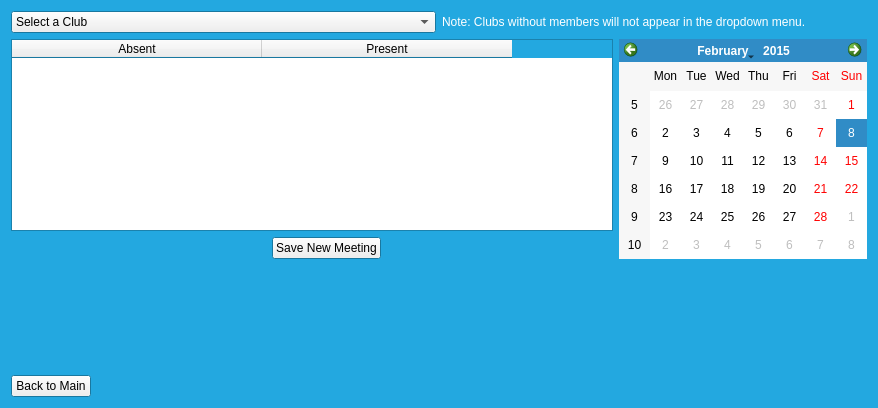
<?xml version="1.0" encoding="UTF-8"?>
<ui version="4.0">
 <class>president_AddNewClubMeeting</class>
 <widget class="QDialog" name="president_AddNewClubMeeting">
  <property name="geometry">
   <rect>
    <x>0</x>
    <y>0</y>
    <width>878</width>
    <height>408</height>
   </rect>
  </property>
  <property name="palette">
   <palette>
    <active>
     <colorrole role="Base">
      <brush brushstyle="SolidPattern">
       <color alpha="255">
        <red>255</red>
        <green>255</green>
        <blue>255</blue>
       </color>
      </brush>
     </colorrole>
     <colorrole role="Window">
      <brush brushstyle="SolidPattern">
       <color alpha="255">
        <red>35</red>
        <green>168</green>
        <blue>224</blue>
       </color>
      </brush>
     </colorrole>
    </active>
    <inactive>
     <colorrole role="Base">
      <brush brushstyle="SolidPattern">
       <color alpha="255">
        <red>255</red>
        <green>255</green>
        <blue>255</blue>
       </color>
      </brush>
     </colorrole>
     <colorrole role="Window">
      <brush brushstyle="SolidPattern">
       <color alpha="255">
        <red>35</red>
        <green>168</green>
        <blue>224</blue>
       </color>
      </brush>
     </colorrole>
    </inactive>
    <disabled>
     <colorrole role="Base">
      <brush brushstyle="SolidPattern">
       <color alpha="255">
        <red>35</red>
        <green>168</green>
        <blue>224</blue>
       </color>
      </brush>
     </colorrole>
     <colorrole role="Window">
      <brush brushstyle="SolidPattern">
       <color alpha="255">
        <red>35</red>
        <green>168</green>
        <blue>224</blue>
       </color>
      </brush>
     </colorrole>
    </disabled>
   </palette>
  </property>
  <property name="windowTitle">
   <string>Haig Network</string>
  </property>
  <layout class="QVBoxLayout" name="verticalLayout_4">
   <item>
    <layout class="QHBoxLayout" name="horizontalLayout_2">
     <item>
      <widget class="QComboBox" name="comboBox_Clubs">
       <item>
        <property name="text">
         <string>Select a Club</string>
        </property>
       </item>
      </widget>
     </item>
     <item>
      <widget class="QLabel" name="label">
       <property name="text">
        <string>&lt;html&gt;&lt;head/&gt;&lt;body&gt;&lt;p&gt;&lt;span style=&quot; color:#ffffff;&quot;&gt;Note: Clubs without members will not appear in the dropdown menu.&lt;/span&gt;&lt;/p&gt;&lt;/body&gt;&lt;/html&gt;</string>
       </property>
      </widget>
     </item>
    </layout>
   </item>
   <item>
    <layout class="QVBoxLayout" name="verticalLayout_3">
     <item>
      <layout class="QHBoxLayout" name="horizontalLayout_3">
       <item>
        <spacer name="horizontalSpacer_5">
         <property name="orientation">
          <enum>Qt::Horizontal</enum>
         </property>
         <property name="sizeHint" stdset="0">
          <size>
           <width>40</width>
           <height>20</height>
          </size>
         </property>
        </spacer>
       </item>
       <item>
        <layout class="QVBoxLayout" name="verticalLayout">
         <item>
          <widget class="QTableWidget" name="tableWidget_Meeting">
           <property name="minimumSize">
            <size>
             <width>0</width>
             <height>0</height>
            </size>
           </property>
           <property name="cursor" stdset="0">
            <cursorShape>OpenHandCursor</cursorShape>
           </property>
           <property name="editTriggers">
            <set>QAbstractItemView::NoEditTriggers</set>
           </property>
           <property name="dragDropOverwriteMode">
            <bool>false</bool>
           </property>
           <property name="dragDropMode">
            <enum>QAbstractItemView::InternalMove</enum>
           </property>
           <property name="alternatingRowColors">
            <bool>true</bool>
           </property>
           <attribute name="horizontalHeaderDefaultSectionSize">
            <number>250</number>
           </attribute>
           <column>
            <property name="text">
             <string>Absent</string>
            </property>
           </column>
           <column>
            <property name="text">
             <string>Present</string>
            </property>
           </column>
          </widget>
         </item>
         <item>
          <layout class="QHBoxLayout" name="horizontalLayout">
           <item>
            <spacer name="horizontalSpacer">
             <property name="orientation">
              <enum>Qt::Horizontal</enum>
             </property>
             <property name="sizeHint" stdset="0">
              <size>
               <width>288</width>
               <height>20</height>
              </size>
             </property>
            </spacer>
           </item>
           <item>
            <widget class="QPushButton" name="pushButton_Save">
             <property name="text">
              <string>Save New Meeting</string>
             </property>
             <property name="autoDefault">
              <bool>false</bool>
             </property>
            </widget>
           </item>
           <item>
            <spacer name="horizontalSpacer_2">
             <property name="orientation">
              <enum>Qt::Horizontal</enum>
             </property>
             <property name="sizeHint" stdset="0">
              <size>
               <width>258</width>
               <height>20</height>
              </size>
             </property>
            </spacer>
           </item>
          </layout>
         </item>
        </layout>
       </item>
       <item>
        <spacer name="horizontalSpacer_4">
         <property name="orientation">
          <enum>Qt::Horizontal</enum>
         </property>
         <property name="sizeHint" stdset="0">
          <size>
           <width>40</width>
           <height>20</height>
          </size>
         </property>
        </spacer>
       </item>
       <item>
        <layout class="QVBoxLayout" name="verticalLayout_2">
         <item>
          <widget class="QCalendarWidget" name="calendarWidget">
           <property name="selectedDate">
            <date>
             <year>2015</year>
             <month>2</month>
             <day>8</day>
            </date>
           </property>
           <property name="gridVisible">
            <bool>false</bool>
           </property>
           <property name="dateEditEnabled">
            <bool>true</bool>
           </property>
          </widget>
         </item>
        </layout>
       </item>
       <item>
        <spacer name="horizontalSpacer_3">
         <property name="orientation">
          <enum>Qt::Horizontal</enum>
         </property>
         <property name="sizeHint" stdset="0">
          <size>
           <width>40</width>
           <height>20</height>
          </size>
         </property>
        </spacer>
       </item>
      </layout>
     </item>
     <item>
      <spacer name="verticalSpacer">
       <property name="orientation">
        <enum>Qt::Vertical</enum>
       </property>
       <property name="sizeHint" stdset="0">
        <size>
         <width>20</width>
         <height>40</height>
        </size>
       </property>
      </spacer>
     </item>
     <item>
      <layout class="QHBoxLayout" name="horizontalLayout_4">
       <item>
        <widget class="QPushButton" name="pushButton_Back">
         <property name="text">
          <string>Back to Main</string>
         </property>
         <property name="autoDefault">
          <bool>false</bool>
         </property>
        </widget>
       </item>
       <item>
        <spacer name="horizontalSpacer_6">
         <property name="orientation">
          <enum>Qt::Horizontal</enum>
         </property>
         <property name="sizeHint" stdset="0">
          <size>
           <width>40</width>
           <height>20</height>
          </size>
         </property>
        </spacer>
       </item>
      </layout>
     </item>
    </layout>
   </item>
  </layout>
 </widget>
 <resources/>
 <connections/>
</ui>
